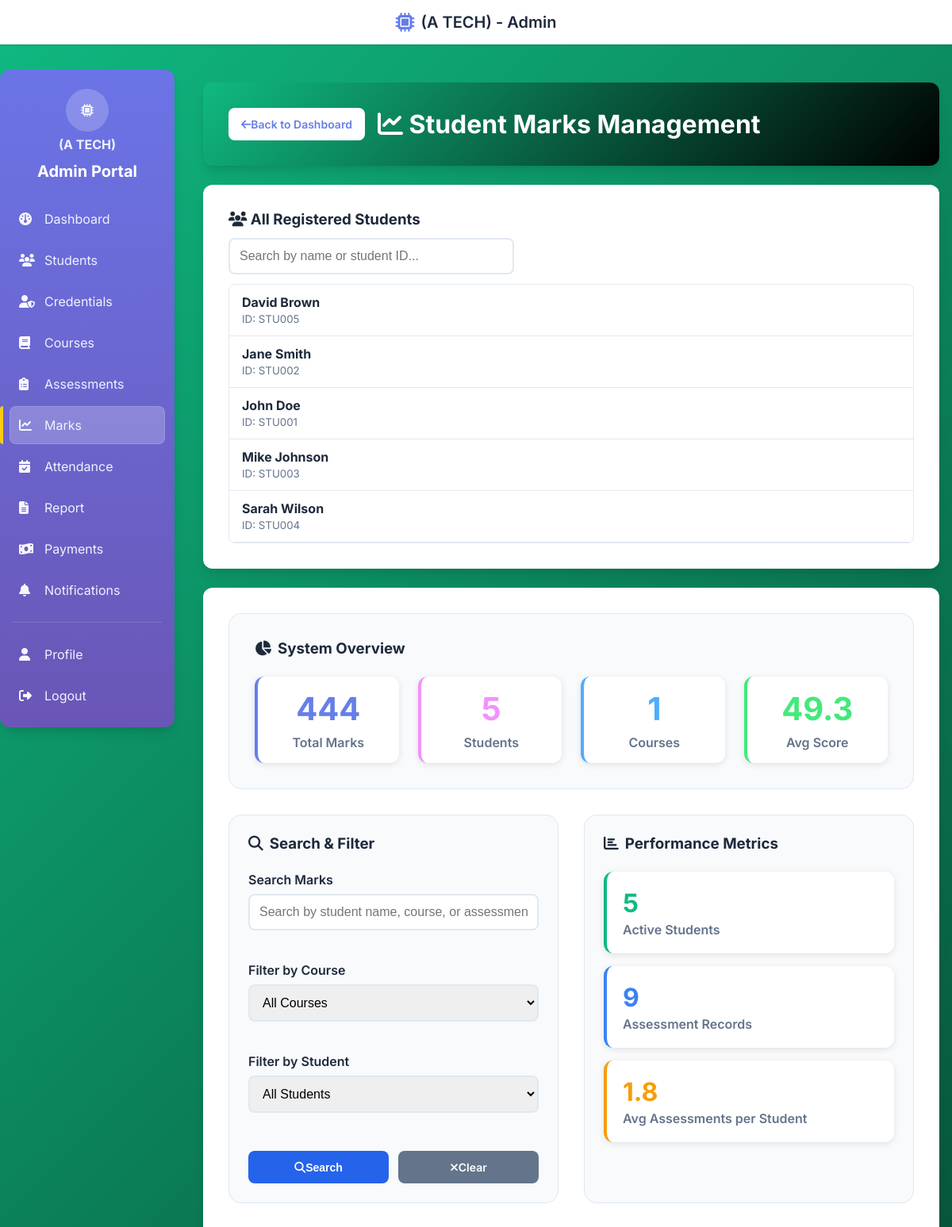
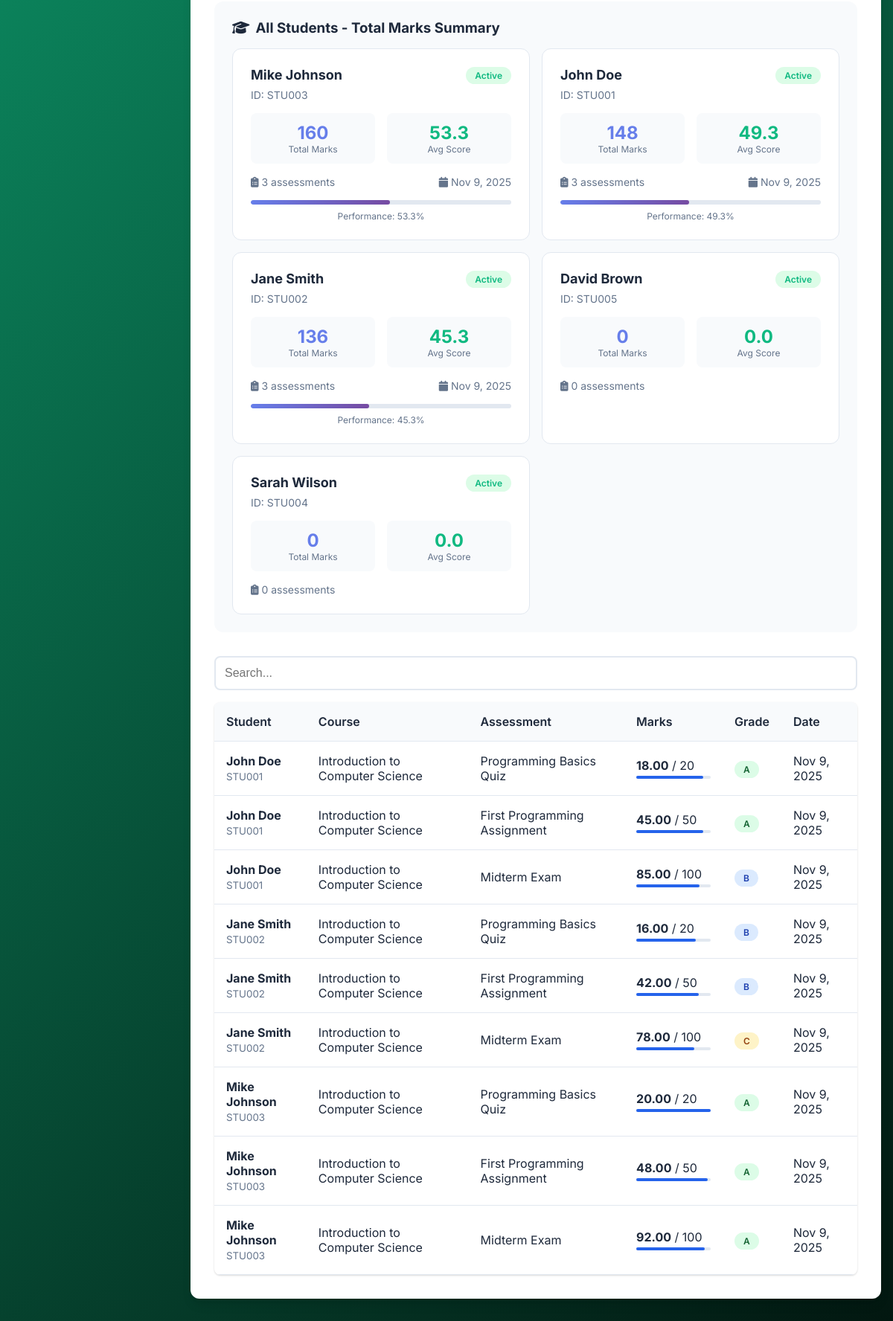
Screenshot of /student_marks.php (signed in, upper part) with the database file from the repository (2 pictures, top to bottom).
### tables this page shows
CREATE TABLE students (
    id INT AUTO_INCREMENT PRIMARY KEY,
    student_id VARCHAR(20) UNIQUE NOT NULL,
    full_name VARCHAR(100) NOT NULL,
    email VARCHAR(100) UNIQUE NOT NULL,
    phone VARCHAR(20),
    gender ENUM('Male', 'Female', 'Other') NOT NULL,
    dob DATE NOT NULL,
    address TEXT,
    enrollment_date DATE NOT NULL,
    status ENUM('Active', 'Inactive', 'Graduated', 'Suspended') DEFAULT 'Active',
    created_at TIMESTAMP DEFAULT CURRENT_TIMESTAMP,
    updated_at TIMESTAMP DEFAULT CURRENT_TIMESTAMP ON UPDATE CURRENT_TIMESTAMP
);

CREATE TABLE marks (
    id INT AUTO_INCREMENT PRIMARY KEY,
    student_id INT NOT NULL,
    assessment_id INT NOT NULL,
    obtained_marks DECIMAL(5,2) NOT NULL,
    grade VARCHAR(2),
    remarks TEXT,
    recorded_by INT NOT NULL,
    recorded_at TIMESTAMP DEFAULT CURRENT_TIMESTAMP,
    FOREIGN KEY (student_id) REFERENCES students(id) ON DELETE CASCADE,
    FOREIGN KEY (assessment_id) REFERENCES assessments(id) ON DELETE CASCADE,
    FOREIGN KEY (recorded_by) REFERENCES admins(id),
    UNIQUE KEY unique_student_assessment (student_id, assessment_id)
);

CREATE TABLE courses (
    id INT AUTO_INCREMENT PRIMARY KEY,
    course_code VARCHAR(20) UNIQUE NOT NULL,
    course_name VARCHAR(100) NOT NULL,
    description TEXT,
    credits INT DEFAULT 3,
    status ENUM('Active', 'Inactive') DEFAULT 'Active',
    created_at TIMESTAMP DEFAULT CURRENT_TIMESTAMP,
    updated_at TIMESTAMP DEFAULT CURRENT_TIMESTAMP ON UPDATE CURRENT_TIMESTAMP
);

CREATE TABLE assessments (
    id INT AUTO_INCREMENT PRIMARY KEY,
    course_id INT NOT NULL,
    title VARCHAR(100) NOT NULL,
    type ENUM('Quiz', 'Assignment', 'Midterm', 'Final', 'Project') NOT NULL,
    total_marks INT NOT NULL,
    weight DECIMAL(5,2) DEFAULT 0.00,
    due_date DATE,
    created_at TIMESTAMP DEFAULT CURRENT_TIMESTAMP,
    FOREIGN KEY (course_id) REFERENCES courses(id) ON DELETE CASCADE
);

### student_marks.php (the view, shortened to what the rows shown need)
<?php
require_once 'includes/header.php';
$is_admin = isset($_SESSION['role']) && in_array($_SESSION['role'],['manager_admin','student_admin']);
$is_student = isset($_SESSION['user_type']) && $_SESSION['user_type'] === 'student';
try {
    $conn->query("CREATE TABLE IF NOT EXISTS marks (
        id INT AUTO_INCREMENT PRIMARY KEY,
        student_id INT NOT NULL,
        assessment_id INT NOT NULL,
        obtained_marks DECIMAL(10,2) NOT NULL DEFAULT 0,
        grade VARCHAR(5) NULL,
        remarks TEXT NULL,
        recorded_by INT NULL,
        recorded_at TIMESTAMP NOT NULL DEFAULT CURRENT_TIMESTAMP,
        INDEX(student_id), INDEX(assessment_id)
    ) ENGINE=InnoDB DEFAULT CHARSET=utf8mb4");
} catch (Throwable $e) {
    $error_msg = 'Database setup error: ' . htmlspecialchars($e->getMessage());
}
if ($is_student && !$is_admin) {
    $sql = "SELECT m.id, s.full_name AS student_name, s.student_id, c.course_name, a.title AS assessment,
                   a.total_marks, m.obtained_marks, m.grade, m.remarks, m.recorded_at
            FROM marks m
            JOIN students s ON m.student_id = s.id
            JOIN assessments a ON m.assessment_id = a.id
            JOIN courses c ON a.course_id = c.id
            WHERE m.student_id = ?
            ORDER BY m.recorded_at DESC";
    $stmtMarks = $conn->prepare($sql);
    if(!$stmtMarks){ die("Database error: " . $conn->error); }
    $stmtMarks->bind_param('i', $_SESSION['student_id']);
    $stmtMarks->execute();
    $result = $stmtMarks->get_result();
} else {
    $sql = "SELECT m.id, s.full_name AS student_name, s.student_id, c.course_name, a.title AS assessment,
                   a.total_marks, m.obtained_marks, m.grade, m.remarks, m.recorded_at
            FROM marks m
            JOIN students s ON m.student_id=s.id
            JOIN assessments a ON m.assessment_id=a.id
            JOIN courses c ON a.course_id=c.id
            ORDER BY m.recorded_at DESC";
    $result = $conn->query($sql);
}
if (!$is_student) {
    $all_students_list_res = $conn->query("SELECT id, student_id, full_name FROM students WHERE status='Active' ORDER BY full_name");
    $all_students_list = $all_students_list_res ? $all_students_list_res->fetch_all(MYSQLI_ASSOC) : [];
}
if (!$is_student) {
    $student_stats_sql = "SELECT
        s.id,
        s.student_id,
        s.full_name,
        s.status,
        COUNT(m.id) as total_assessments,
        COALESCE(SUM(m.obtained_marks), 0) as total_marks_obtained,
        COALESCE(AVG(m.obtained_marks), 0) as avg_marks,
        COALESCE(MAX(m.recorded_at), NULL) as last_assessment_date
        FROM students s
        LEFT JOIN marks m ON s.id = m.student_id
        GROUP BY s.id, s.student_id, s.full_name, s.status
        ORDER BY total_marks_obtained DESC, s.full_name";
    $student_stats_result = $conn->query($student_stats_sql);
}
?>
<div class="container">
    <div class="card" style="margin-bottom: 1.5rem; background: linear-gradient(135deg, #10b981 0%, #000000 100%); color: white;">
        <div style="display: flex; justify-content: space-between; align-items: center;">
            <div style="display: flex; align-items: center; gap: 1rem;">
                <h1 style="margin: 0; color: white;">
                    <i class="fas fa-chart-line"></i> Student Marks Management
                </h1>
            </div>
        </div>
    </div>
    <?php if($is_admin && !empty($all_students_list)): ?>
    <div class="card" style="margin-bottom: 1.5rem;">
        <div id="marksStudentsDirectory" style="max-height: 360px; overflow-y: auto; border:1px solid var(--border-color); border-radius:8px;">
            <?php foreach($all_students_list as $s): ?>
            <div class="student-row" data-name="<?= htmlspecialchars(strtolower($s['full_name'])) ?>" data-code="<?= htmlspecialchars(strtolower($s['student_id'])) ?>" style="display:flex; justify-content:space-between; align-items:center; padding:0.75rem 1rem; border-bottom:1px solid var(--border-color);">
                <div>
                    <strong><?= htmlspecialchars($s['full_name']) ?></strong><br>
                    <small style="color: var(--secondary-color);">ID: <?= htmlspecialchars($s['student_id']) ?></small>
                </div>
            </div>
            <?php endforeach; ?>
        </div>
    </div>
    <?php endif; ?>
    <div class="card">
        <?php if($is_admin): ?>
        <div style="background: #f8fafc; padding: 1.5rem; border-radius: 12px; margin-bottom: 2rem;">
            <div style="display: grid; grid-template-columns: repeat(auto-fit, minmax(300px, 1fr)); gap: 1rem;">
                <?php
                $student_stats_result->data_seek(0);
                while($student_stat = $student_stats_result->fetch_assoc()):
                    $status_color = $student_stat['status'] === 'Active' ? '#10b981' : '#f59e0b';
                    $status_bg = $student_stat['status'] === 'Active' ? '#dcfce7' : '#fef3c7';
                ?>
                <div style="background: white; padding: 1.5rem; border-radius: 12px; border: 1px solid #e2e8f0; transition: all 0.3s ease; cursor: pointer;"
                     onclick="filterByStudent(<?= $student_stat['id'] ?>)">
                    <div style="display: flex; justify-content: space-between; align-items: start; margin-bottom: 1rem;">
                        <div>
                            <h4 style="margin: 0 0 0.5rem 0; color: #1e293b; font-size: 1.125rem;">
                                <?= htmlspecialchars($student_stat['full_name']) ?>
                            </h4>
                            <p style="margin: 0; color: #64748b; font-size: 0.875rem;">
                                ID: <?= htmlspecialchars($student_stat['student_id']) ?>
                            </p>
                        </div>
                        <span style="padding: 0.25rem 0.75rem; border-radius: 9999px; font-size: 0.75rem; font-weight: 600; background: <?= $status_bg ?>; color: <?= $status_color ?>;">
                            <?= htmlspecialchars($student_stat['status']) ?>
                        </span>
                    </div>
                    <div style="display: grid; grid-template-columns: 1fr 1fr; gap: 1rem; margin-bottom: 1rem;">
                        <div style="text-align: center; padding: 0.75rem; background: #f8fafc; border-radius: 8px;">
                            <div style="font-size: 1.5rem; font-weight: 700; color: #667eea;">
                                <?= number_format($student_stat['total_marks_obtained'], 0) ?>
                            </div>
                            <div style="color: #64748b; font-size: 0.75rem;">Total Marks</div>
                        </div>
                        <div style="text-align: center; padding: 0.75rem; background: #f8fafc; border-radius: 8px;">
                            <div style="font-size: 1.5rem; font-weight: 700; color: #10b981;">
                                <?= number_format($student_stat['avg_marks'], 1) ?>
                            </div>
                            <div style="color: #64748b; font-size: 0.75rem;">Avg Score</div>
                        </div>
                    </div>
                    <div style="display: flex; justify-content: space-between; align-items: center; font-size: 0.875rem; color: #64748b;">
                        <span>
                            <i class="fas fa-clipboard-list"></i>
                            <?= $student_stat['total_assessments'] ?> assessment<?= $student_stat['total_assessments'] !== 1 ? 's' : '' ?>
                        </span>
                        <?php if($student_stat['last_assessment_date']): ?>
                        <span>
                            <i class="fas fa-calendar"></i>
                            <?= date('M j, Y', strtotime($student_stat['last_assessment_date'])) ?>
                        </span>
                        <?php endif; ?>
                    </div>
                    <?php if($student_stat['total_assessments'] > 0): ?>
                    <div style="margin-top: 1rem;">
                        <div style="width: 100%; height: 6px; background: #e2e8f0; border-radius: 3px; overflow: hidden;">
                            <div style="width: <?= min(100, ($student_stat['avg_marks'] / 100) * 100) ?>%; height: 100%; background: linear-gradient(90deg, #667eea, #764ba2); border-radius: 3px;"></div>
                        </div>
                        <div style="text-align: center; margin-top: 0.5rem; font-size: 0.75rem; color: #64748b;">
                            Performance: <?= number_format(($student_stat['avg_marks'] / 100) * 100, 1) ?>%
                        </div>
                    </div>
                    <?php endif; ?>
                </div>
                <?php endwhile; ?>
            </div>
        </div>
        <?php endif; ?>
        <?php if($is_student): ?>
        <div style="background: #f8fafc; padding: 1.5rem; border-radius: 16px; margin-bottom: 2rem;">
            <h3 style="margin: 0 0 1.5rem 0; color: #1e293b; display: flex; align-items: center; gap: 0.5rem;">
                <i class="fas fa-chart-line"></i> Your Academic Records
            </h3>
            <?php
            $student_id = $_SESSION['student_id'];
            $student_marks_sql = "SELECT m.id, c.course_name, a.title AS assessment,
                                   a.total_marks, m.obtained_marks, m.grade, m.remarks, m.recorded_at
                            FROM marks m
                            JOIN assessments a ON m.assessment_id=a.id
                            JOIN courses c ON a.course_id=c.id
                            WHERE m.student_id = ?
                            ORDER BY m.recorded_at DESC";
            $student_marks_stmt = $conn->prepare($student_marks_sql);
            $student_marks_stmt->bind_param('i', $student_id);
            $student_marks_stmt->execute();
            $student_marks_result = $student_marks_stmt->get_result();
            ?>
            <?php if($student_marks_result->num_rows > 0): ?>
            <table class="table data-table">
                <thead>
                    <tr>
                        <th>Course</th>
                        <th>Assessment</th>
                        <th>Marks</th>
                        <th>Grade</th>
                        <th>Date</th>
                    </tr>
                </thead>
                <tbody>
                    <?php while($row = $student_marks_result->fetch_assoc()): ?>
                    <tr>
                        <td><?= htmlspecialchars($row['course_name']) ?></td>
                        <td><?= htmlspecialchars($row['assessment']) ?></td>
                        <td>
                            <strong><?= $row['obtained_marks'] ?></strong> / <?= $row['total_marks'] ?>
                            <div style="width: 100px; height: 4px; background: #e2e8f0; border-radius: 2px; margin-top: 4px;">
                                <div style="width: <?= ($row['obtained_marks'] / $row['total_marks']) * 100 ?>%; height: 100%; background: var(--primary-color); border-radius: 2px;"></div>
                            </div>
                        </td>
                        <td>
                            <span class="badge badge-<?= $row['grade'] === 'A' ? 'success' : ($row['grade'] === 'B' ? 'primary' : ($row['grade'] === 'C' ? 'warning' : 'danger')) ?>">
                                <?= $row['grade'] ?: 'N/A' ?>
                            </span>
                        </td>
                        <td><?= date('M j, Y', strtotime($row['recorded_at'])) ?></td>
                    </tr>
                    <?php endwhile; ?>
                </tbody>
            </table>
            <?php else: ?>
            <div style="text-align: center; padding: 3rem; color: #64748b;">
                <i class="fas fa-clipboard-list" style="font-size: 3rem; margin-bottom: 1rem; opacity: 0.5;"></i>
                <h4 style="margin: 0 0 0.5rem 0;">No Records Found</h4>
                <p style="margin: 0;">You don't have any marks recorded yet. Contact your instructor for more information.</p>
            </div>
            <?php endif; ?>
        </div>
        <?php else: ?>
        <table class="table data-table">
            <thead>
                <tr>
                    <th>Student</th>
                    <th>Course</th>
                    <th>Assessment</th>
                    <th>Marks</th>
                    <th>Grade</th>
                    <th>Date</th>
                </tr>
            </thead>
            <tbody>
                <?php while($row = $result->fetch_assoc()): ?>
                <tr>
                    <td>
                        <div>
                            <strong><?= htmlspecialchars($row['student_name']) ?></strong><br>
                            <small style="color: var(--secondary-color);"><?= htmlspecialchars($row['student_id']) ?></small>
                        </div>
                    </td>
                    <td><?= htmlspecialchars($row['course_name']) ?></td>
                    <td><?= htmlspecialchars($row['assessment']) ?></td>
                    <td>
                        <strong><?= $row['obtained_marks'] ?></strong> / <?= $row['total_marks'] ?>
                        <div style="width: 100px; height: 4px; background: #e2e8f0; border-radius: 2px; margin-top: 4px;">
                            <div style="width: <?= ($row['obtained_marks'] / $row['total_marks']) * 100 ?>%; height: 100%; background: var(--primary-color); border-radius: 2px;"></div>
                        </div>
                    </td>
                    <td>
                        <span class="badge badge-<?= $row['grade'] === 'A' ? 'success' : ($row['grade'] === 'B' ? 'primary' : ($row['grade'] === 'C' ? 'warning' : 'danger')) ?>">
                            <?= $row['grade'] ?: 'N/A' ?>
                        </span>
                    </td>
                    <td><?= date('M j, Y', strtotime($row['recorded_at'])) ?></td>
                </tr>
                <?php endwhile; ?>
            </tbody>
        </table>
        <?php endif; ?>
    </div>
</div>
<?php require_once 'includes/footer.php'; ?>

### rows the page displays
students: full_name "David Brown", student "STU005", status "Active", total_marks_obtained "0", avg_marks "0.0", total_assessments "0"
students: full_name "Jane Smith", student "STU002", status "Active", total_marks_obtained "136", avg_marks "45.3", total_assessments "3", last_assessment_date "Nov 9, 2025", min(100, ($student_stat['avg_marks'] / 100) * 100) 45.333333 (drawn)
students: full_name "John Doe", student "STU001", status "Active", total_marks_obtained "148", avg_marks "49.3", total_assessments "3", last_assessment_date "Nov 9, 2025", min(100, ($student_stat['avg_marks'] / 100) * 100) 49.333333 (drawn)
students: full_name "Mike Johnson", student "STU003", status "Active", total_marks_obtained "160", avg_marks "53.3", total_assessments "3", last_assessment_date "Nov 9, 2025", min(100, ($student_stat['avg_marks'] / 100) * 100) 53.333333 (drawn)
students: full_name "Sarah Wilson", student "STU004", status "Active", total_marks_obtained "0", avg_marks "0.0", total_assessments "0"
marks: student.full_name "John Doe", student.student_id "STU001", courses.course_name "Introduction to Computer Science", assessment.title "Programming Basics Quiz", obtained_marks "18.00", assessment.total_marks "20", grade "A", recorded_at "Nov 9, 2025"
marks: student.full_name "John Doe", student.student_id "STU001", courses.course_name "Introduction to Computer Science", assessment.title "First Programming Assignment", obtained_marks "45.00", assessment.total_marks "50", grade "A", recorded_at "Nov 9, 2025"
marks: student.full_name "John Doe", student.student_id "STU001", courses.course_name "Introduction to Computer Science", assessment.title "Midterm Exam", obtained_marks "85.00", assessment.total_marks "100", grade "B", recorded_at "Nov 9, 2025"
marks: student.full_name "Jane Smith", student.student_id "STU002", courses.course_name "Introduction to Computer Science", assessment.title "Programming Basics Quiz", obtained_marks "16.00", assessment.total_marks "20", grade "B", recorded_at "Nov 9, 2025"
marks: student.full_name "Jane Smith", student.student_id "STU002", courses.course_name "Introduction to Computer Science", assessment.title "First Programming Assignment", obtained_marks "42.00", assessment.total_marks "50", grade "B", recorded_at "Nov 9, 2025"
marks: student.full_name "Jane Smith", student.student_id "STU002", courses.course_name "Introduction to Computer Science", assessment.title "Midterm Exam", obtained_marks "78.00", assessment.total_marks "100", grade "C", recorded_at "Nov 9, 2025"
marks: student.full_name "Mike Johnson", student.student_id "STU003", courses.course_name "Introduction to Computer Science", assessment.title "Programming Basics Quiz", obtained_marks "20.00", assessment.total_marks "20", grade "A", recorded_at "Nov 9, 2025"
marks: student.full_name "Mike Johnson", student.student_id "STU003", courses.course_name "Introduction to Computer Science", assessment.title "First Programming Assignment", obtained_marks "48.00", assessment.total_marks "50", grade "A", recorded_at "Nov 9, 2025"
marks: student.full_name "Mike Johnson", student.student_id "STU003", courses.course_name "Introduction to Computer Science", assessment.title "Midterm Exam", obtained_marks "92.00", assessment.total_marks "100", grade "A", recorded_at "Nov 9, 2025"

### other values shown
$stats['total_marks_obtained'] ?: 0 "444"
$stats['total_students'] ?: 0 "5"
$stats['total_courses'] ?: 0 "1"
$stats['avg_marks'] ?: 0 "49.3"
$stats['active_students'] ?: 0 "5"
$stats['total_marks_records'] ?: 0 "9"
$stats['total_marks_records'] / $stats['total_students'] "1.8"
